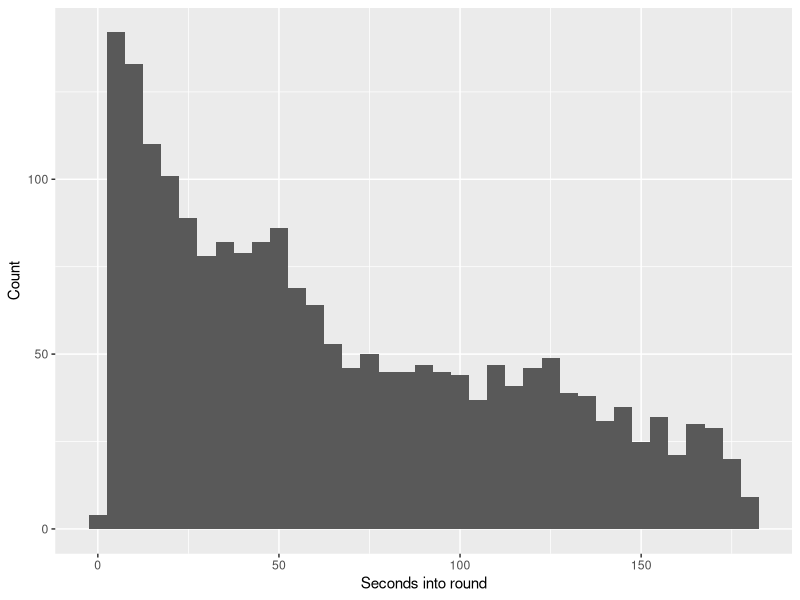
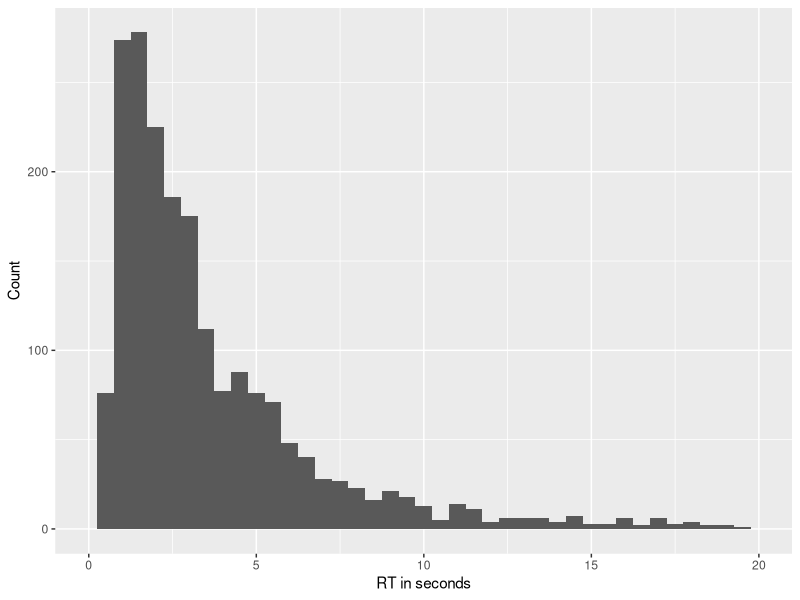
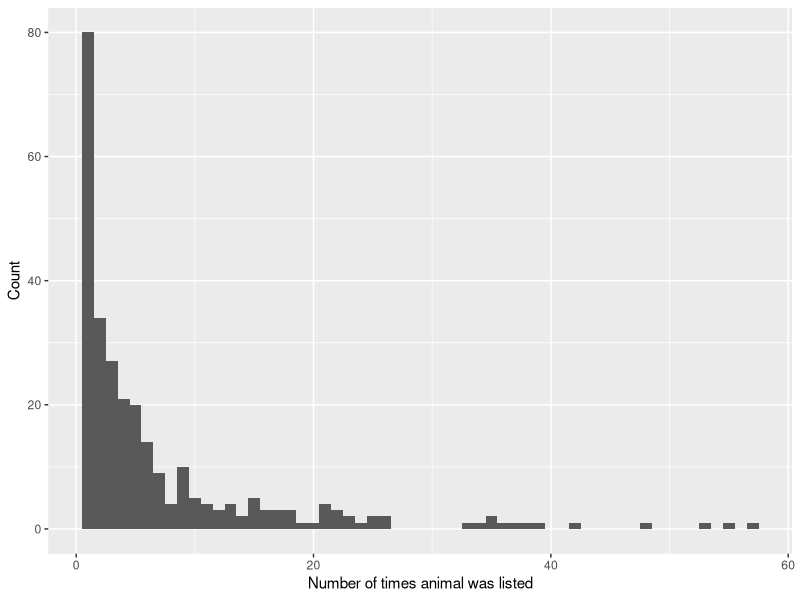
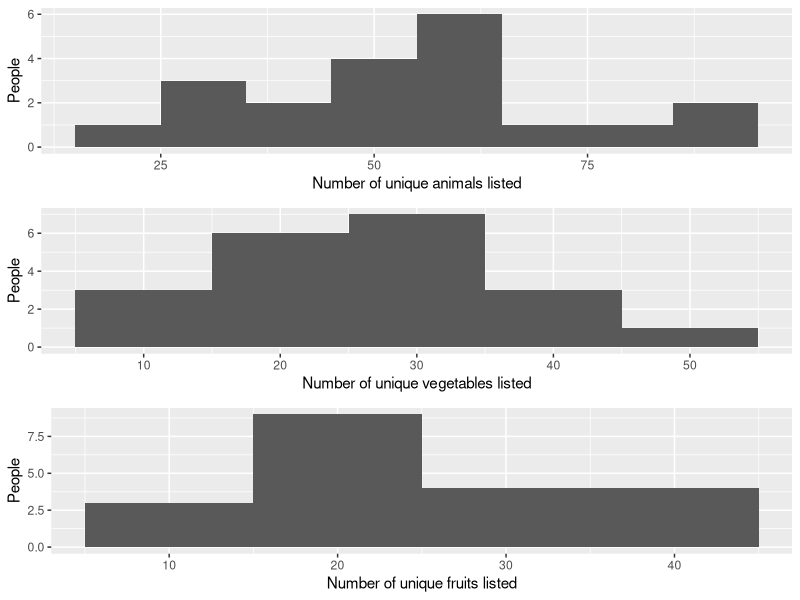
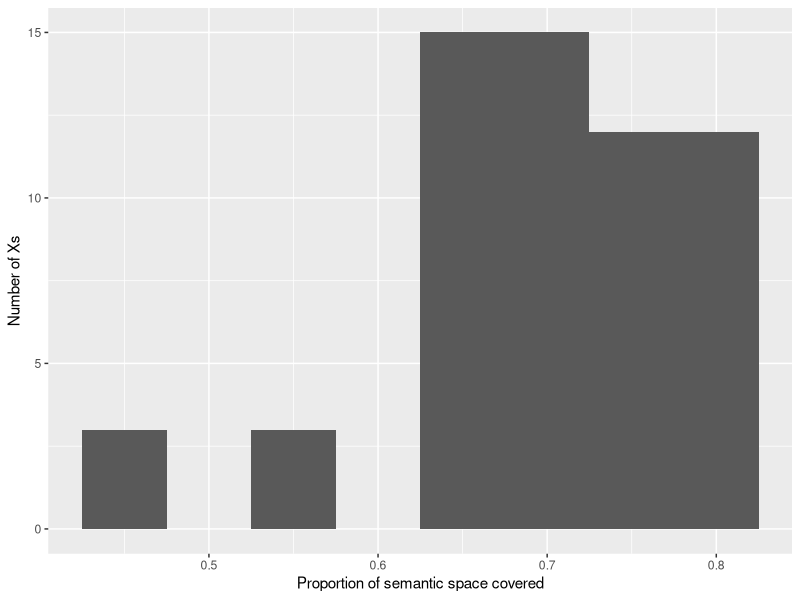

Here is the R script that generated these plots, in order:
## ---- chunk 1
    knitr::opts_chunk$set(fig.width=12, fig.height=8, fig.path='Figs/',
               echo=FALSE, warning=FALSE, message=FALSE, dpi=300)
    library(data.table)
    library(ggplot2)
    library(gridExtra)
    library(knitr)

    dat <- fread('../results_cleaned.csv')
    dat <- dat[shortlist==0]            # exclude categories that had to be re-done for now
## ---- chunk 2
    kable(dat[,.(N=.N,"Unique N"=length(unique(item))),by=category])
## ---- chunk 3
    kable(dat[,length(unique(item)) ,by=.(id,category)][,.(mean=mean(V1),median=median(V1)),by=category])
## ---- chunk 4
    #dat <- dat[!(id=="S101" & game==0)] # exclude RT of S101 game 0; he entered a bunch of items on the same line
    kable(dat[,.N,by=.(category,game,id)][,.(mean=mean(N),median=as.double(median(N))),by=category])
## ---- chunk 5
ggplot(data=dat[category=="animals"],aes(x=RTstart/1000)) + geom_histogram(binwidth=5) +
    xlab("Seconds into round") + ylab("Count")
## ---- chunk 6
ggplot(data=dat[category=="animals"],aes(x=RT/1000)) + geom_histogram(binwidth=0.5) +
    xlab("RT in seconds") + ylab("Count") + scale_x_continuous(limits=c(0,20))
## ---- chunk 7
    plotdat <- dat[,.(.N,category),by=.(id,item)][,.N,by=.(item,category)]
    ggplot(data=plotdat[category=="animals"],aes(x=N)) + geom_histogram(binwidth=1) +
        xlab("Number of times animal was listed") + ylab("Count")
## ---- chunk 8
    animals_plot <- dat[category=="animals",length(unique(item)) ,by=.(id,category)]
    vegetables_plot <- dat[category=="vegetables",length(unique(item)) ,by=.(id,category)]
    fruits_plot <- dat[category=="fruits",length(unique(item)) ,by=.(id,category)]
    p1 <- ggplot(dat=animals_plot,aes(x=V1)) + geom_histogram(position="dodge",binwidth=10) + xlab("Number of unique animals listed") + ylab("People")
    p2 <- ggplot(dat=vegetables_plot,aes(x=V1)) + geom_histogram(position="dodge",binwidth=10) + xlab("Number of unique vegetables listed") + ylab("People")
    p3 <- ggplot(dat=fruits_plot,aes(x=V1)) + geom_histogram(position="dodge",binwidth=10) + xlab("Number of unique fruits listed") + ylab("People")
    grid.arrange(p1,p2,p3,nrow=3)   
## ---- chunk 9
    a<-dat[,.(uniquetotal=length(unique(item))),by=.(category,id)]
    b<-dat[,.(uniquepergame=length(unique(item))),by=.(category,id,game)]
    setkey(b,id,category,game)
    setkey(a,id,category)
    a<-a[b]
    invisible(a[,propX:=(uniquepergame/uniquetotal)])
    invisible(a[,meanpropXbyid:=mean(propX),by=id][order(meanpropXbyid)])
    p4 <- ggplot(dat=a[category=="animals"],aes(x=meanpropXbyid)) + geom_histogram(binwidth=.05) + 
          xlab("Proportion of semantic space covered") + ylab("Number of Xs")
    print(p4)
## ---- chunk 10
    a[,meanpropXsubj:=mean(propX),by=.(id,category)][,mean(meanpropXsubj),by=category]
